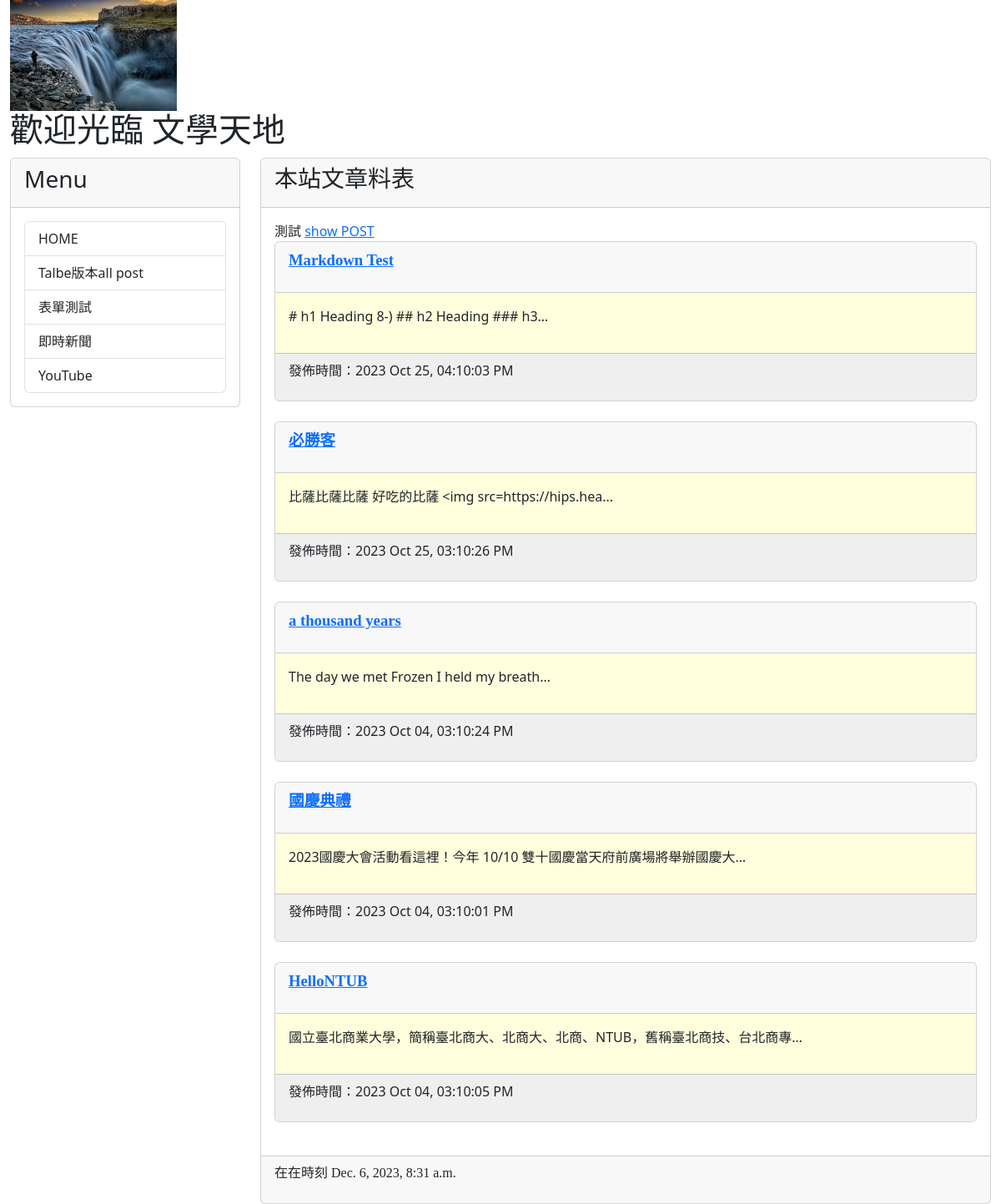
Before: / with the older database file.
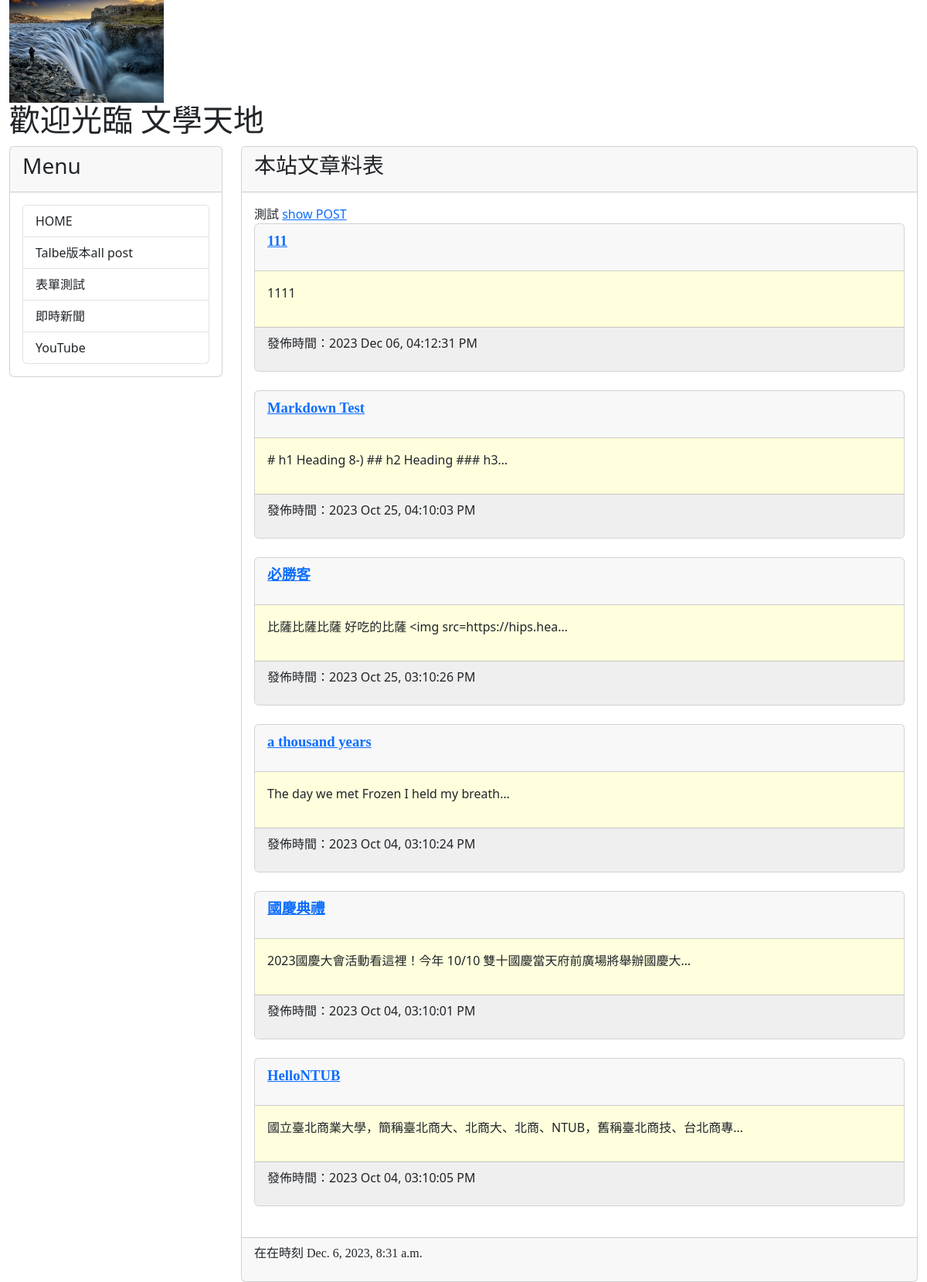
After: the same page with the newer database file.
### mysite/models.py (models this page shows, shortened)
class Post(models.Model):  #繼承
    title=models.CharField(max_length=200)
    slug=models.CharField(max_length=200)
    body=models.TextField()#內容
    pub_date=models.DateTimeField(auto_now_add=True)#自動取得現在時間
    class Meta:
        ordering=('-pub_date',)  #資料排序，依照時間限後排序

### mysite/views.py (the view)
# urls.py: path('',mv.homepage,name="homepage" ), #from mysite.views import homepage呼叫homepage
def homepage(request):
    posts=Post.objects.all()
    now=datetime.now()
    hour=now.timetuple().tm_hour
    print(f'hour={hour}') #不一定要用
    return render(request,'index.html',locals()) #locals()傳給

### mysite/templates/index.html (shortened to what this page needs)
{% extends "base2.html" %}
{% block headmessage %} <h3 style='font-family:標楷體';>本站文章料表</a> {%endblock headmessage%}
{% block content %}
測試
<a href='{% url 'post-url' 2015 10 3 02 %}'>show POST</a>
{% for post in posts %}
<div class='card'>
    <div class='card-header'>
        <p style='font-family:微軟正黑體;font-size:14pt;font-weight:bold;'>
            <a href='/post/{{post.slug}}'>{{ post.title }}</a>
        </p>
    </div>
    <div class='card-body' style='background-color:#ffffdd'>
        <p>
            {{ post.body | truncatechars:40 }}
        </p>
    </div>
    <div class='card-footer'  style='background-color:#efefef'>
        <p>
            發佈時間：{{ post.pub_date | date:"Y M d, h:m:s A"}}
        </p>
    </div>
</div>
<br>
{% endfor %}
{% endblock content%}

Changed rows visible on the page:
added Post: title "111", body "1111", pub_date "2023 Dec 06, 04:12:31 PM"
